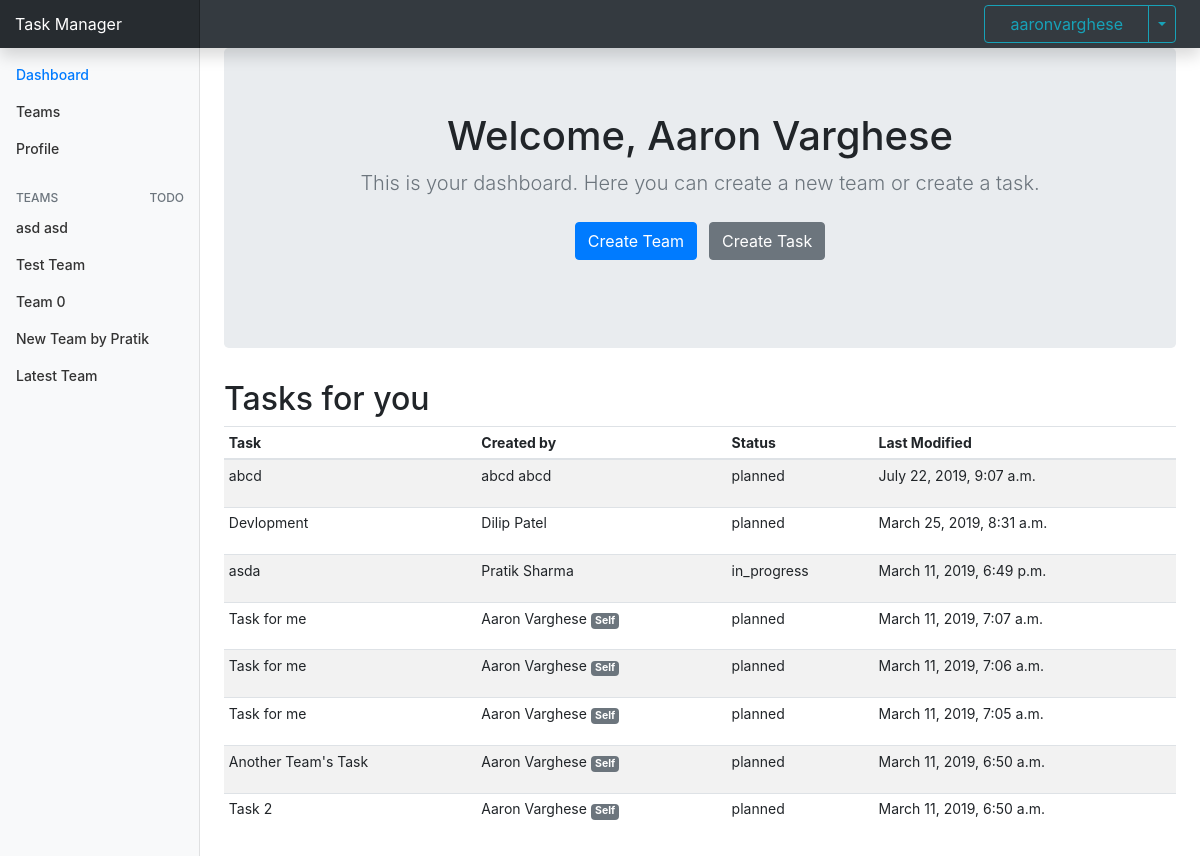
The page /dashboard/ (signed in) on the database its author committed.
### core/models.py (models this page shows, shortened)
class Teams(models.Model):
    name = models.CharField(max_length=50)
    owner = models.ForeignKey(User, on_delete=models.CASCADE, related_name='team_owner')
    users = models.ManyToManyField(User, related_name='team_user')

class Tasks(models.Model):
    STATUSES = [
        ('planned', 'Planned'),
        ('in_progress', 'In Progress'),
        ('done', 'Done'),
    ]
    name = models.CharField(max_length=50)
    desc = models.TextField()
    owner = models.ForeignKey(User, on_delete=models.CASCADE, related_name='task_owner')
    team = models.ForeignKey(Teams, on_delete=models.CASCADE, related_name='team', null=True)
    assignee = models.ManyToManyField(User, related_name='task_assignee')
    status = models.CharField(max_length=30, choices=STATUSES, default='planned')
    last_modified = models.DateTimeField(default=datetime.now, blank=True)

### core/views.py (the view)
# urls.py: path('', views.dashboard, name='dashboard'),
@login_required
def dashboard(request):
    user_data = UserData()  # Creating UserData object
    fullname = request.user.get_full_name()
    tasks_for_you = user_data.get_task_list(request)
    side_teams = user_data.get_team_list(request)
    args = {'fullname': fullname, 'sidebar_teams': side_teams, 'tasks_for_you': tasks_for_you}
    return render(request, 'core/dashboard.html', args)

### core/models.py (called while the page is built)
    def get_team_list(self, request):
        user = request.user
        return Teams.objects.filter(Q(users=user) | Q(owner=user)).values('name', 'id').annotate(count=Count('name'))\
            .filter(~Q(count__gt=1) | Q(count__gt=1))

    def get_task_list(self, request):
        user = request.user
        return Tasks.objects.filter(assignee=user).order_by('-last_modified').values('id', 'name', 'owner__first_name',
                                                                                     'owner__last_name', 'status',
                                                                                     'last_modified')

### core/templates/core/dashboard.html (shortened to what this page needs)
{% extends "core/base.html" %}
{% block content %}
<main role="main" class="col-md-9 ml-sm-auto col-lg-10 px-4">
    <section class="jumbotron text-center">
        <div class="container">
            <h1 class="jumbotron-heading">Welcome, {{fullname}}</h1>
            <p class="lead text-muted">This is your dashboard. Here you can create a new team or create a task.</p>
            <p>
                <a href="{% url 'create_team' %}" class="btn btn-primary my-2 mr-2">Create Team</a>
                <a href="{% url 'create_task' %}" class="btn btn-secondary my-2">Create Task</a>
            </p>
        </div>
    </section>
    <h2>Tasks for you</h2>
    <div class="table-responsive">
        <table class="table table-striped table-sm">
            <thead>
            <tr>
                <th>Task</th>
                <th>Created by</th>
                <th>Status</th>
                <th>Last Modified</th>
            </tr>
            </thead>
            <tbody>
            {% for task in tasks_for_you %}
            <tr class='clickable-tr' href="{% url 'show_task' task_id=task.id %}">
                <td>{{task.name}}</td>
                <td><p>{{task.owner__first_name}} {{task.owner__last_name}}
                    {% if task.owner__first_name|add:' '|add:task.owner__last_name == fullname %}
                    {{assignee}} <span class="badge badge-secondary">Self</span>
                    {% endif %}
                </p>
                </td>
                <td>{{task.status}}</td>
                <td>{{task.last_modified}}</td>
            </tr>
            {% endfor %}
            </tbody>
        </table>
    </div>
</main>
{% endblock %}

### core/templates/core/base.html (shortened to what this page needs)
<!doctype html>
<html lang="en">
<head>
    <link rel="stylesheet" href="https://stackpath.bootstrapcdn.com/bootstrap/4.3.1/css/bootstrap.min.css"
>
    {% load static %}
    <link href="{% static 'core/dashboard.css' %}" rel="stylesheet">
</head>
<body>
<nav class="navbar navbar-dark fixed-top bg-dark flex-md-nowrap p-0 shadow">
    <a class="navbar-brand col-sm-3 col-md-2 mr-0" href="/">Task Manager</a>
    <div class="btn-group px-4">
        <button type="button" style="padding: 0px 25px;" class="btn btn-outline-info" data-toggle="dropdown">
            {{request.user.username}}
        </button>
        <button type="button" class="btn btn-outline-info dropdown-toggle dropdown-toggle-split"
                data-toggle="dropdown"></button>
    </div>
</nav>
<div class="container-fluid">
    <div class="row">
        <nav class="col-md-2 d-none d-md-block bg-light sidebar">
            <div class="sidebar-sticky">
                <ul class="nav flex-column">
                    <li class="nav-item">
                        <a class="nav-link active" href="{% url 'dashboard' %}">
                            Dashboard <span class="sr-only">(current)</span>
                        </a>
                    </li>
                    <li class="nav-item">
                        <a class="nav-link" href="#">
                            Teams
                        </a>
                    <li class="nav-item">
                        <a class="nav-link" href="#">
                            Profile
                        </a>
                    </li>
                </ul>
                <h6 class="sidebar-heading d-flex justify-content-between align-items-center px-3 mt-4 mb-1 text-muted">
                    <span>Teams</span>
                    <a class="d-flex align-items-center text-muted" href="{% url 'create_team' %}">
                        <span data-feather="plus-circle">TODO</span>
                    </a>
                </h6>
                <ul class="nav flex-column mb-2">
                    {% for team in sidebar_teams %}
                    <li class="nav-item">
                        <a class="nav-link" href="/dashboard/team-{{team.id}}">
                            {{team.name}}
                        </a>
                    </li>
                    {% endfor %}
                </ul>
            </div>
        </nav>
        {% block content %}
        {% endblock %}
    </div>
</div>
</body>
</html>

### core/static/core/dashboard.css (style rules this page uses)
body { font-size: .875rem; }
.sidebar { position: fixed; top: 0; bottom: 0; left: 0; z-index: 100; padding: 48px 0 0; box-shadow: inset -1px 0 0 rgba(0, 0, 0, .1); }
.sidebar-sticky { position: relative; top: 0; height: calc(100vh - 48px); padding-top: .5rem; overflow-x: hidden; overflow-y: auto; }
.sidebar .nav-link { font-weight: 500; color: #333; }
.sidebar .nav-link.active { color: #007bff; }
.sidebar-heading { font-size: .75rem; text-transform: uppercase; }
[role="main"] { padding-top: 133px; }
@media (min-width: 768px) { [role="main"] { padding-top: 48px; } }
.navbar-brand { padding-top: .75rem; padding-bottom: .75rem; font-size: 1rem; background-color: rgba(0, 0, 0, .25); box-shadow: inset -1px 0 0 rgba(0, 0, 0, .25); }

### core/templates/core/base.html (style rules this page uses)
.clickable-tr { cursor: pointer; }

### rows shown on the page
Teams: name "asd asd"
Teams: name "Test Team"
Teams: name "Team 0"
Teams: name "New Team by Pratik"
Teams: name "Latest Team"
Tasks: name "abcd", owner__first_name "abcd", owner__last_name "abcd", status "planned", last_modified "July 22, 2019, 9:07 a.m."
Tasks: name "Devlopment", owner__first_name "Dilip", owner__last_name "Patel", status "planned", last_modified "March 25, 2019, 8:31 a.m."
Tasks: name "asda", owner__first_name "Pratik", owner__last_name "Sharma", status "in_progress", last_modified "March 11, 2019, 6:49 p.m."
Tasks: name "Task for me", owner__first_name "Aaron", owner__last_name "Varghese", status "planned", last_modified "March 11, 2019, 7:07 a.m."
Tasks: name "Task for me", owner__first_name "Aaron", owner__last_name "Varghese", status "planned", last_modified "March 11, 2019, 7:06 a.m."
Tasks: name "Task for me", owner__first_name "Aaron", owner__last_name "Varghese", status "planned", last_modified "March 11, 2019, 7:05 a.m."
Tasks: name "Another Team's Task", owner__first_name "Aaron", owner__last_name "Varghese", status "planned", last_modified "March 11, 2019, 6:50 a.m."
Tasks: name "Task 2", owner__first_name "Aaron", owner__last_name "Varghese", status "planned", last_modified "March 11, 2019, 6:50 a.m."

### other values the page prints
{{ request.user.username }} "aaronvarghese"
{{ fullname }} "Aaron Varghese"
